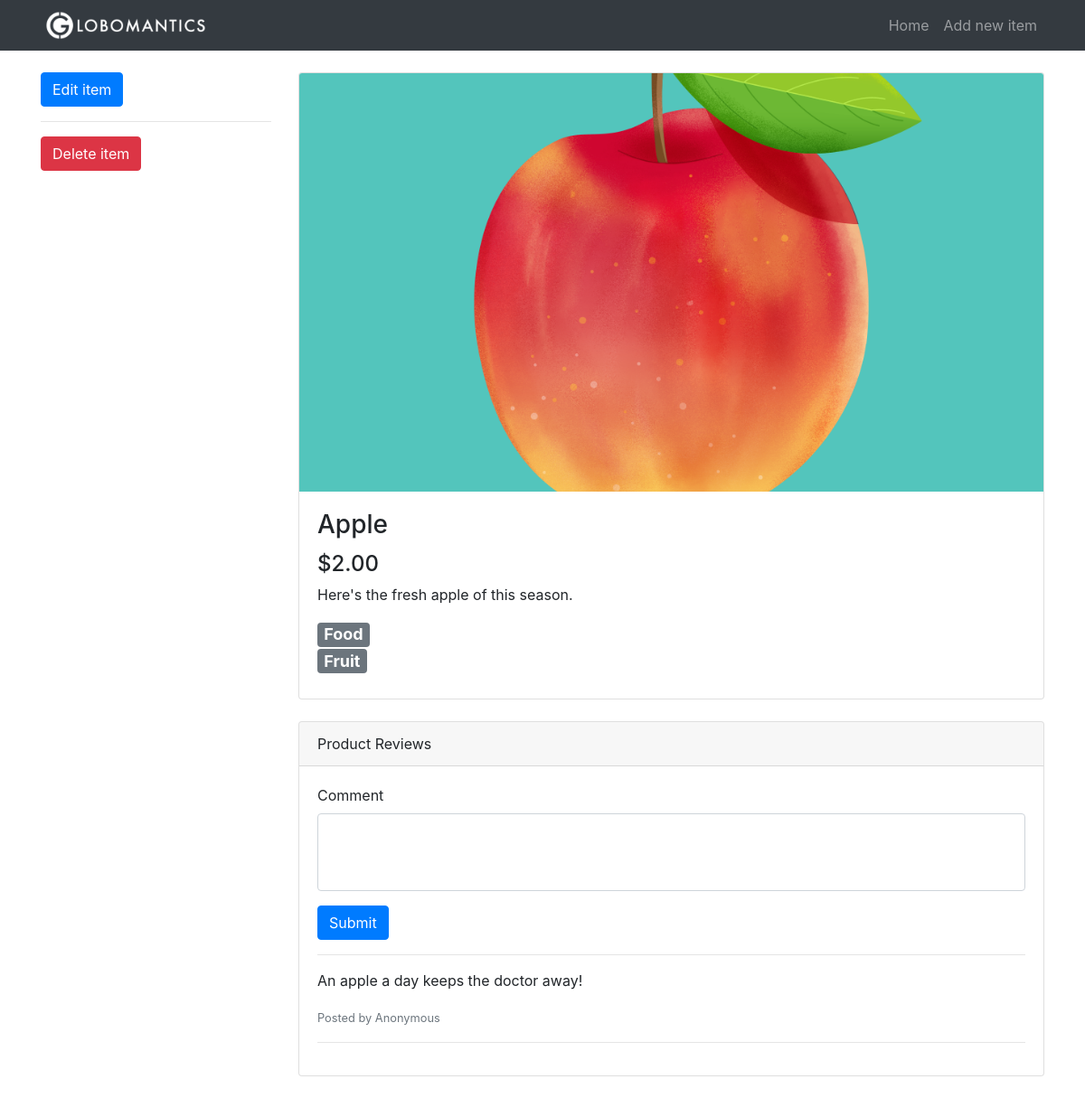
Page /item/5 on the committed database.
### tables this page shows
CREATE TABLE items(
                    id              INTEGER PRIMARY KEY AUTOINCREMENT,
                    title           TEXT,
                    description     TEXT,
                    price           REAL,
                    image           TEXT,
                    category_id     INTEGER,
                    subcategory_id  INTEGER,
                    FOREIGN KEY(category_id) REFERENCES categories(id),
                    FOREIGN KEY(subcategory_id) REFERENCES subcategories(id)
);

CREATE TABLE categories(
                    id              INTEGER PRIMARY KEY AUTOINCREMENT,
                    name            TEXT
);

CREATE TABLE subcategories(
                    id              INTEGER PRIMARY KEY AUTOINCREMENT,
                    name            TEXT,
                    category_id     INTEGER,
                    FOREIGN KEY(category_id) REFERENCES categories(id)
);

CREATE TABLE comments(
                    id              INTEGER PRIMARY KEY AUTOINCREMENT,
                    content         TEXT,
                    item_id         INTEGER,
                    FOREIGN KEY(item_id) REFERENCES items(id)
);

### app.py (the view)
@app.route("/item/<int:item_id>")
def item(item_id):
    c = get_db().cursor()
    item_from_db = c.execute("""SELECT
                   i.id, i.title, i.description, i.price, i.image, c.name, s.name
                   FROM
                   items AS i
                   INNER JOIN categories AS c ON i.category_id = c.id
                   INNER JOIN subcategories AS s ON i.subcategory_id = s.id
                   WHERE i.id = ?""",
                   (item_id,)
    )
    row = c.fetchone()
    try:
        item = {
            "id": row[0],
            "title": row[1],
            "description": row[2],
            "price": row[3],
            "image": row[4],
            "category": row[5],
            "subcategory": row[6]
        }
    except:
        item = {}
    if item:
        comments_from_db = c.execute("""SELECT content FROM comments
                    WHERE item_id = ? ORDER BY id DESC""",
                    (item_id,)
        )
        comments = []
        for row in comments_from_db:
            comment = {
                "content": row[0]
            }
            comments.append(comment)
        commentForm    = NewCommentForm()
        commentForm.item_id.data = item_id
        deleteItemForm = DeleteItemForm()
        return render_template("item.html", commentForm=commentForm, item=item, comments=comments, deleteItemForm=deleteItemForm)
    return redirect(url_for("home"))

### app.py
class NewCommentForm(FlaskForm):
    content = TextAreaField("Comment", validators=[InputRequired("Input is required."), DataRequired("Data is required.")])
    item_id = HiddenField(validators=[DataRequired()])
    submit  = SubmitField("Submit")

class DeleteItemForm(FlaskForm):
    submit      = SubmitField("Delete item")

### app.py (called while the page is built)
def get_db():
    db = getattr(g, "_database", None)
    if db is None:
        db = g._database = sqlite3.connect("db/globomantics.db")
    return db

@app.teardown_appcontext
def close_connection(exception):
    db = getattr(g, "_database", None)
    if db is not None:
        db.close()

### templates/item.html (shortened to what this page needs)
{% extends 'base.html' %}
{% block content %}
<div class="row">
  <div class="col-lg-3 my-4">
    <a href="{{ url_for('edit_item', item_id=item.id) }}" class="btn btn-primary">Edit item</a><hr>
    <form class="delete-form" method="POST" action="{{ url_for('delete_item', item_id=item.id) }}">
      {{ deleteItemForm.submit(class="btn btn-danger", onclick="return confirm('Are you sure you want to delete this item?');") }}
    </form>
  </div>
  <div class="col-lg-9">
    <div class="card mt-4">
      <div class="embed-responsive embed-responsive-16by9">
        <img class="card-img-top embed-responsive-item" src="{% if item.image %}{{ url_for('uploads', filename=item.image) }}{% else %}{{ url_for('static', filename='images/placeholder.png') }}{% endif %}">
      </div>
      <div class="card-body">
        <h3 class="card-title">{{ item.title }}</h3>
        <h4>{{ "$%.2f" | format(item.price) }}</h4>
        <p class="card-text">{{ item.description | safe }}</p>
        <h4>
          <div class="badge badge-secondary">{{ item.category }}</div> <br>
          <div class="badge badge-secondary">{{ item.subcategory }}</div>
        </h4>
      </div>
    </div>
    <div class="card card-outline-secondary my-4">
      <div class="card-header">
        Product Reviews
      </div>
      <div class="card-body">
        <form class="comment-form" action="{{ url_for('new_comment') }}" method="POST">
            <div class="form-group">
                {{ commentForm.content.label }}
                {{ commentForm.content(class="form-control", rows="3") }}
            </div>
            {{ commentForm.submit(class="btn btn-primary") }}
        </form>
        <hr>
        {% if comments %}
        {% for comment in comments %}
        <p>{{ comment.content }}</p>
        <small class="text-muted">Posted by Anonymous</small>
        <hr>
        {% endfor %}
        {% else %}
        <p class="placeholder-comment">Be the first to comment on this item</p>
        {% endif %}
      </div>
    </div>
  </div>
</div>
{% endblock %}

### static/css/style.css (style rules this page uses)
body { padding-top: 56px; }
.card-img-top { object-fit: cover; }
textarea { resize: none; }
.delete-form { display: inline; }
#content:invalid { box-shadow:none; }

### rows in the picture
items: image (picture), title "Apple", price "$2.00", description "Here's the fresh apple of this season."
categories: category "Food"
subcategories: subcategory "Fruit"
comments: content "An apple a day keeps the doctor away!"

### other values in the picture
{{ commentForm.content.label }} "Comment"
